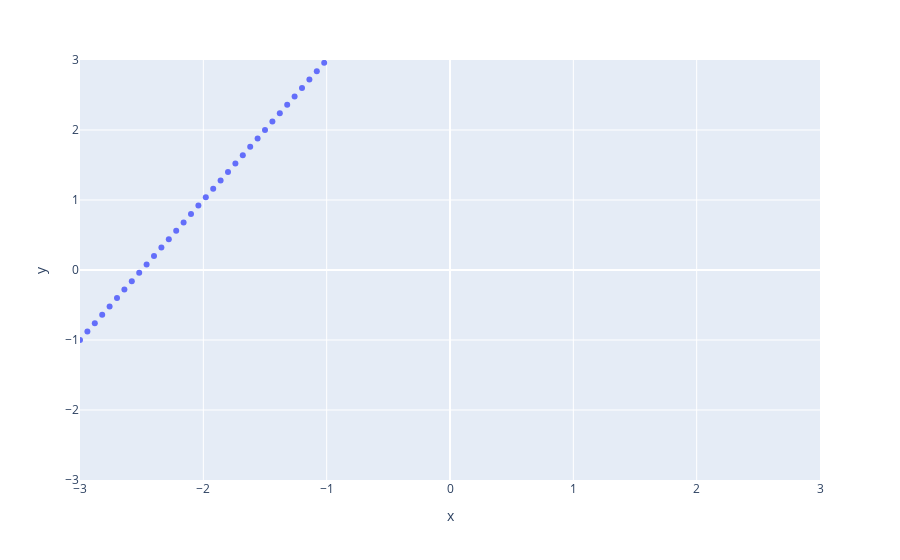

This figure's notebook cell:
### Code cell
x,y = generate_2d_data_from_function([5,2],-3, 3, 100)
original = px.scatter(x=x, y=y)
original.update_yaxes(range=[-3,3])
original.update_xaxes(range=[-3,3])
original.show()

### Figure 1 — Plotly figure (JSON) as saved in the notebook; plotly's stock layout.template omitted (floating-point values rounded to 4 significant figures)
{"data": [{"hovertemplate": "x=%{x}<br>y=%{y}<extra></extra>", "legendgroup": "", "marker": {"color": "#636efa", "symbol": "circle"}, "mode": "markers", "name": "", "orientation": "v", "showlegend": false, "type": "scatter", "x": [-3, -2.94, -2.88, -2.82, -2.76, -2.7, -2.64, -2.58, -2.52, -2.46, -2.4, -2.34, -2.28, -2.22, -2.16, -2.1, -2.04, -1.98, -1.92, -1.86, -1.8, -1.74, -1.68, -1.62, -1.56, -1.5, -1.44, -1.38, -1.32, -1.26, -1.2, -1.14, -1.08, -1.02, -0.96, -0.9, -0.84, -0.78, -0.72, -0.66, -0.6, -0.54, -0.48, -0.42, -0.36, -0.3, -0.24, -0.18, -0.12, -0.06, 0, 0.06, 0.12, 0.18, 0.24, 0.3, 0.36, 0.42, 0.48, 0.54, 0.6, 0.66, 0.72, 0.78, 0.84, 0.9, 0.96, 1.02, 1.08, 1.14, 1.2, 1.26, 1.32, 1.38, 1.44, 1.5, 1.56, 1.62, 1.68, 1.74, 1.8, 1.86, 1.92, 1.98, 2.04, 2.1, 2.16, 2.22, 2.28, 2.34, 2.4, 2.46, 2.52, 2.58, 2.64, 2.7, 2.76, 2.82, 2.88, 2.94], "xaxis": "x", "y": [-1, -0.88, -0.76, -0.64, -0.52, -0.4, -0.28, -0.16, -0.04, 0.08, 0.2, 0.32, 0.44, 0.56, 0.68, 0.8, 0.92, 1.04, 1.16, 1.28, 1.4, 1.52, 1.64, 1.76, 1.88, 2, 2.12, 2.24, 2.36, 2.48, 2.6, 2.72, 2.84, 2.96, 3.08, 3.2, 3.32, 3.44, 3.56, 3.68, 3.8, 3.92, 4.04, 4.16, 4.28, 4.4, 4.52, 4.64, 4.76, 4.88, 5, 5.12, 5.24, 5.36, 5.48, 5.6, 5.72, 5.84, 5.96, 6.08, 6.2, 6.32, 6.44, 6.56, 6.68, 6.8, 6.92, 7.04, 7.16, 7.28, 7.4, 7.52, 7.64, 7.76, 7.88, 8, 8.12, 8.24, 8.36, 8.48, 8.6, 8.72, 8.84, 8.96, 9.08, 9.2, 9.32, 9.44, 9.56, 9.68, 9.8, 9.92, 10.04, 10.16, 10.28, 10.4, 10.52, 10.64, 10.76, 10.88], "yaxis": "y"}], "layout": {"legend": {"tracegroupgap": 0}, "margin": {"t": 60}, "xaxis": {"anchor": "y", "domain": [0, 1], "range": [-3, 3], "title": {"text": "x"}}, "yaxis": {"anchor": "x", "domain": [0, 1], "range": [-3, 3], "title": {"text": "y"}}}}
